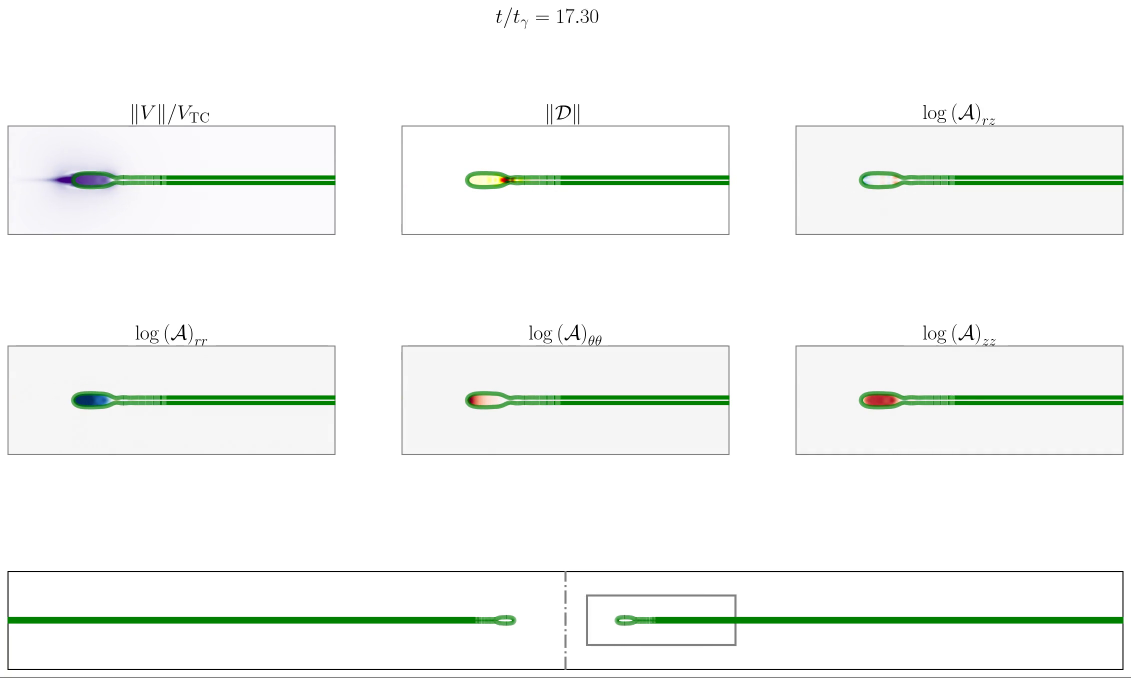
#> input picture figures/illustration-data/taylorculick/source-frame-case3040-t17p30.png, 2262 x 1356 px (shown at 1/2 size)
$ python compose_taylorculick_image.py
#> lines starting #> are read from the running program, lines starting #| are printed output that depends on the picture
#!/usr/bin/env python3
"""Compose a chronological elastic Taylor--Culick simulation sequence.

Each snapshot combines the upper half of the velocity panel with the lower
half of the hoop-conformation panel from the same source frame.  The source
workflow renders identical physical windows on either side of the sheet
mid-plane, so this split retains the geometry and the pixels of both fields.
Colour bars reproduce the normalisations in ``VideoTC_vFinal_v2.py``; field
values are neither inferred nor recomputed.
"""

from __future__ import annotations

import argparse
import hashlib
import os
from dataclasses import dataclass
from pathlib import Path

import matplotlib

matplotlib.use("Agg")
matplotlib.rcParams["font.family"] = "serif"
matplotlib.rcParams["font.serif"] = ["Computer Modern Roman"]
matplotlib.rcParams["axes.unicode_minus"] = False
if os.environ.get("MN5_PLOT_NO_LATEX") == "1":
    matplotlib.rcParams["mathtext.fontset"] = "cm"
else:
    matplotlib.rcParams["text.usetex"] = True
    matplotlib.rcParams["text.latex.preamble"] = r"\usepackage{amsmath}"

import matplotlib.image as mpimg  # noqa: E402
import matplotlib.pyplot as plt  # noqa: E402
import numpy as np  # noqa: E402
from matplotlib.colorbar import ColorbarBase  # noqa: E402
from matplotlib.colors import Normalize  # noqa: E402
from matplotlib.ticker import FuncFormatter  # noqa: E402


ROOT = Path(__file__).resolve().parents[1]
SOURCE_DIR = ROOT / "figures" / "illustration-data" / "taylorculick"
DEFAULT_OUTPUT = ROOT / "figures" / "taylorculick-simulation"

# Pixel bounds in every 2262 x 1356 source frame. These are matched 652 x 215
# interiors of the original plotting axes: the same tip-following physical
# window and pixel scale, with titles and spines excluded.
VELOCITY_CROP = (17, 253, 669, 468)
HOOP_CROP = (805, 693, 1457, 908)
SPLIT_ROW = 108


@dataclass(frozen=True)
class SourceFrame:
    path: str
    index: int
    time: float
    sha256: str


SOURCE_FRAMES = (
    SourceFrame(
        "source-frame-case3040-t17p30.png",
        30,
        17.30,
        "1c65153d84eaa49a1b82ea3455686438bc869ba60eb3bbef0f3ce25ed413b0d9",
    ),
    SourceFrame(
        "source-frame-case3040-t53p30.png",
        90,
        53.30,
        "8f5552477879d59a8e868859ef94ff5249a584a6d25dfe59cd7438649626b5f7",
    ),
    SourceFrame(
        "source-frame-case3040-t74p90.png",
        126,
        74.90,
        "2267cfafaec449d0787fddccdbe3c025e29cbc43972df95993884e0d59a842a8",
    ),
    SourceFrame(
        "source-frame-case3040-t119p30.png",
        200,
        119.30,
        "50ebe8591d50027bda6aea9098fbcf8669815bde8f0f3507ebd06d98347f39eb",
    ),
)


def crop(image, bounds: tuple[int, int, int, int]):
    """Return an exact array slice for ``(left, top, right, bottom)``."""
    left, top, right, bottom = bounds
    return image[top:bottom, left:right]


def load_snapshot(source_dir: Path, source: SourceFrame) -> np.ndarray:
    """Validate one source frame and make its upper/lower field split."""
    path = source_dir / source.path
    if hashlib.sha256(path.read_bytes()).hexdigest() != source.sha256:
        raise ValueError(f"{path}: source-frame checksum mismatch")

    frame = mpimg.imread(path)
#> frame is the input picture: shape (1356, 2262, 3) float32; mean R, G, B 0.961, 0.973, 0.961
    if frame.shape[:2] != (1356, 2262):
        raise ValueError(
            f"{path}: expected the verified 2262 x 1356 frame, "
            f"found {frame.shape[1]} x {frame.shape[0]}"
        )

    velocity = crop(frame, VELOCITY_CROP)
    hoop = crop(frame, HOOP_CROP)
    if velocity.shape != hoop.shape or velocity.shape[:2] != (215, 652):
        raise ValueError(f"{path}: field crops no longer share verified bounds")

    return np.concatenate((velocity[:SPLIT_ROW], hoop[SPLIT_ROW:]), axis=0)


def add_snapshot(fig, rect, pixels: np.ndarray, time: float) -> None:
    """Add one equal-aspect split-field snapshot and its physical time."""
    ax = fig.add_axes(rect)
    ax.imshow(pixels, interpolation="nearest", aspect="equal")
    ax.axhline(SPLIT_ROW - 0.5, color="black", linewidth=0.35)
    ax.set_title(rf"$t/t_\gamma={time:.2f}$", fontsize=10, pad=3)
    ax.set_axis_off()


def math_tick(value: float, _position: int) -> str:
    """Format signed decimal ticks inside math mode with a true minus glyph."""
    return rf"${value:.2f}$"


def add_colourbar(fig, rect, cmap: str, limits, ticks, label: str) -> None:
    ax = fig.add_axes(rect)
    bar = ColorbarBase(
        ax,
        cmap=matplotlib.colormaps[cmap],
        norm=Normalize(*limits),
        orientation="horizontal",
        ticks=ticks,
    )
    bar.ax.set_title(label, fontsize=10, pad=4)
    bar.ax.tick_params(labelsize=9, width=0.8, length=3, pad=2)
    bar.formatter = FuncFormatter(math_tick)
    bar.update_ticks()
    bar.outline.set_linewidth(0.8)


def compose(source_dir: Path, output_stem: Path) -> None:
    """Render the four verified times at the fixed 166 mm document width."""
    snapshots = [load_snapshot(source_dir, source) for source in SOURCE_FRAMES]
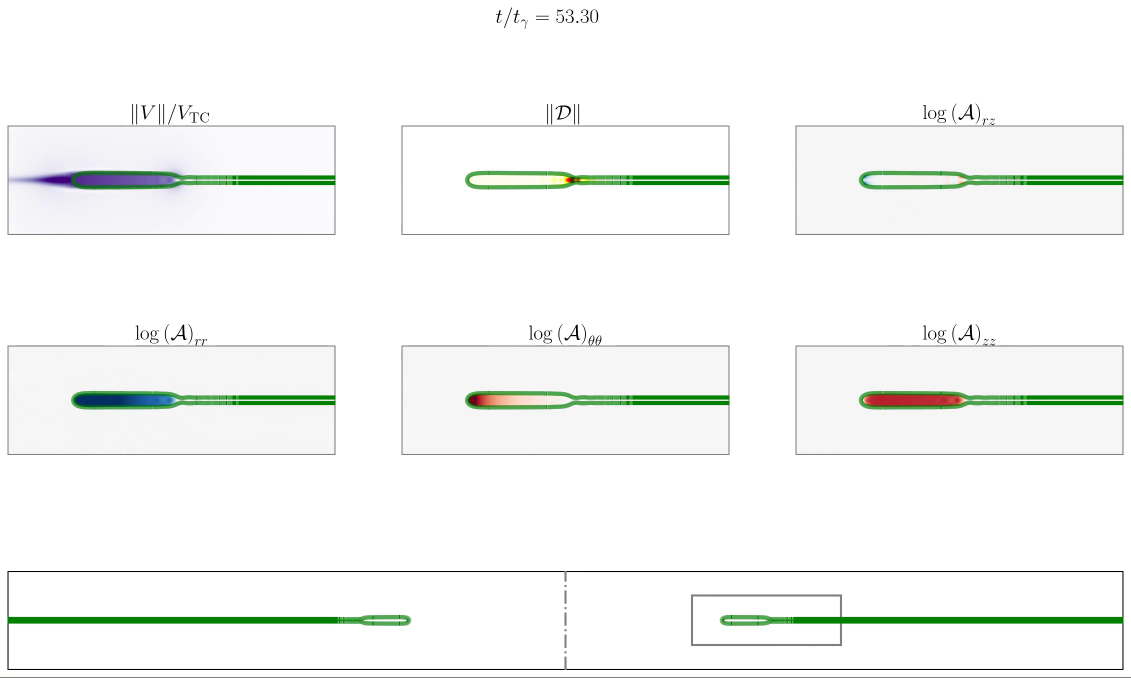
#> input picture figures/illustration-data/taylorculick/source-frame-case3040-t53p30.png, 2262 x 1356 px (shown at 1/2 size)
#> in load_snapshot, frame is the input picture: shape (1356, 2262, 3) float32; mean R, G, B 0.962, 0.971, 0.962
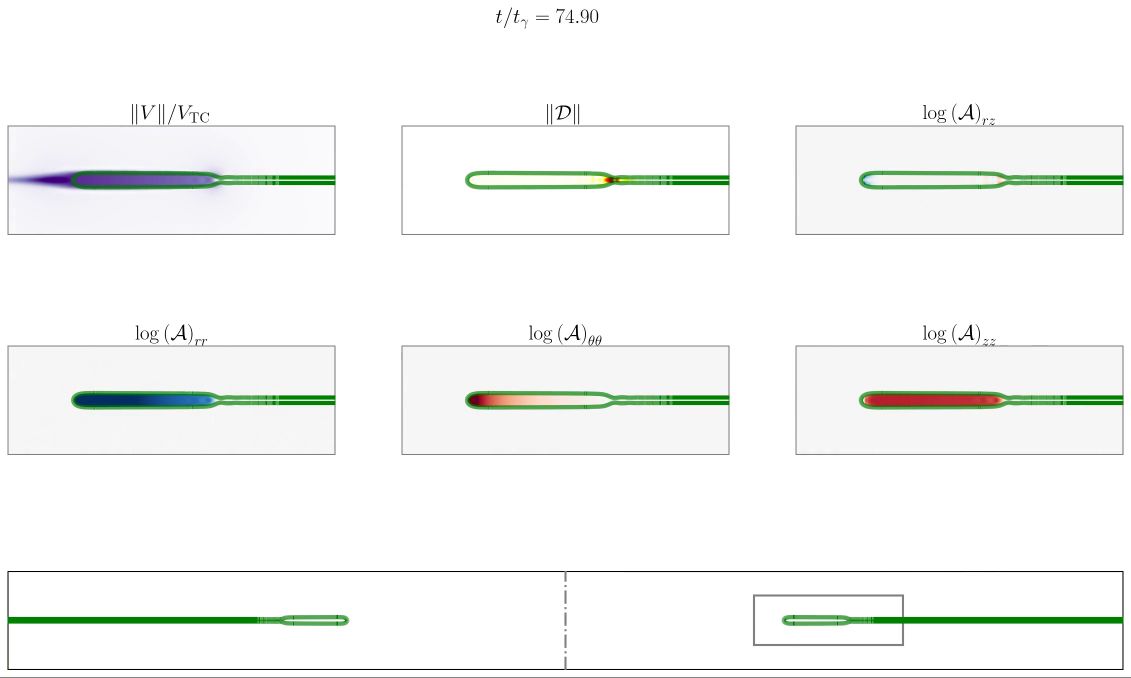
#> input picture figures/illustration-data/taylorculick/source-frame-case3040-t74p90.png, 2262 x 1356 px (shown at 1/2 size)
#> in load_snapshot, frame is the input picture: shape (1356, 2262, 3) float32; mean R, G, B 0.962, 0.97, 0.963
#> in load_snapshot (call 3), `return np.concatenate((velocity[:SPLIT_ROW], hoop[SPLIT_ROW:]), axis=0)`:
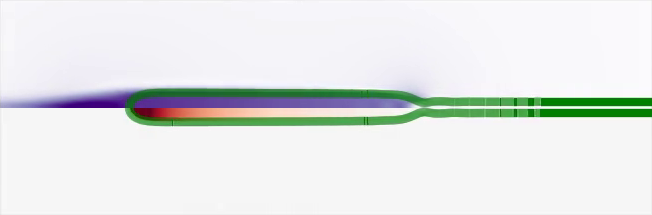
#> returned value: shape (215, 652, 3) float32; mean of channels 0, 1, 2 0.893, 0.907, 0.903; drawn as R, G, B
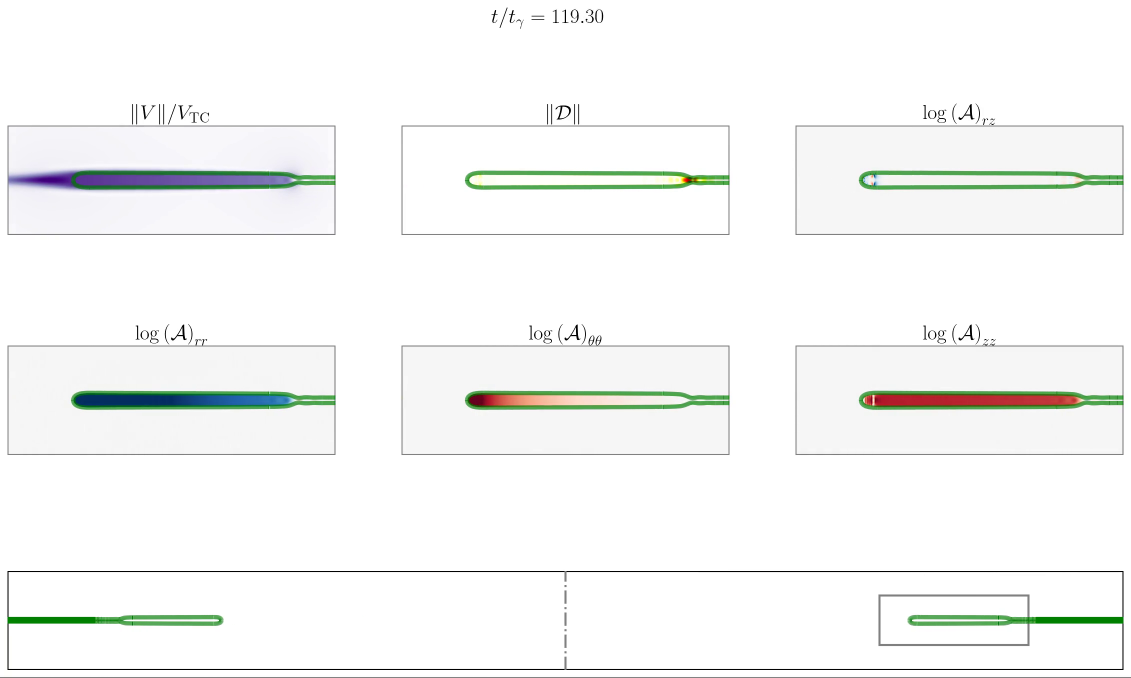
#> input picture figures/illustration-data/taylorculick/source-frame-case3040-t119p30.png, 2262 x 1356 px (shown at 1/2 size)
#> in load_snapshot, frame is the input picture: shape (1356, 2262, 3) float32; mean R, G, B 0.963, 0.968, 0.965
#> in crop (call 7), `return image[top:bottom, left:right]`:
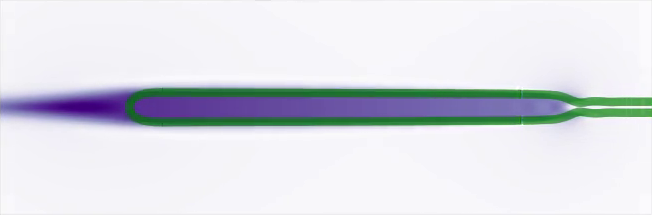
#> returned value: shape (215, 652, 3) float32; mean of channels 0, 1, 2 0.86, 0.869, 0.897; drawn as R, G, B
#> in crop (call 8), `return image[top:bottom, left:right]`:
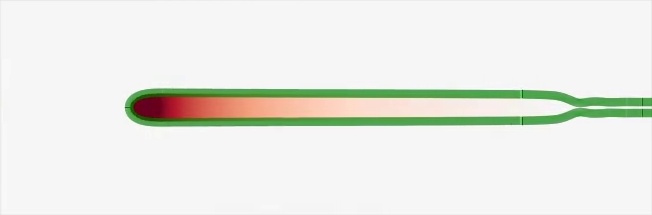
#> returned value: shape (215, 652, 3) float32; mean of channels 0, 1, 2 0.917, 0.924, 0.9; drawn as R, G, B
#> in load_snapshot (call 4), `return np.concatenate((velocity[:SPLIT_ROW], hoop[SPLIT_ROW:]), axis=0)`:
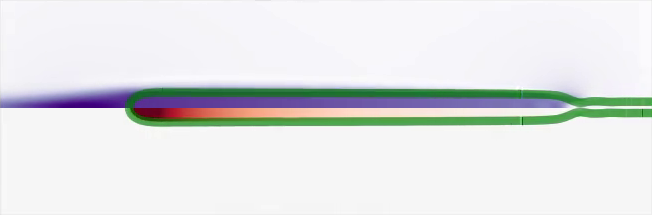
#> returned value: shape (215, 652, 3) float32; mean of channels 0, 1, 2 0.886, 0.894, 0.898; drawn as R, G, B
#> snapshots = 4 items

    width_in = 166.0 / 25.4
    height_in = 90.0 / 25.4
    fig = plt.figure(figsize=(width_in, height_in), facecolor="white")

    panel_width = 0.425
    panel_height = panel_width * width_in / (652.0 / 215.0) / height_in
    positions = (
        (0.050, 0.685),
        (0.525, 0.685),
        (0.050, 0.355),
        (0.525, 0.355),
    )
    for pixels, source, (left, bottom) in zip(
        snapshots, SOURCE_FRAMES, positions, strict=True
    ):
        add_snapshot(
            fig,
            [left, bottom, panel_width, panel_height],
            pixels,
            source.time,
        )
#> this loop made 4 passes
#> (left, bottom) on passes 1 to 4: (0.05, 0.685), (0.525, 0.685), (0.05, 0.355), (0.525, 0.355)

    add_colourbar(
        fig,
        [0.075, 0.165, 0.320, 0.030],
        "Purples",
        (0.0, 0.95),
        (0.0, 0.25, 0.50, 0.75, 0.95),
        r"upper half: $\|\boldsymbol{V}\|/V_{\mathrm{TC}}$",
    )
    add_colourbar(
        fig,
        [0.605, 0.165, 0.320, 0.030],
        "RdBu_r",
        (-0.1, 0.1),
        (-0.1, -0.05, 0.0, 0.05, 0.1),
        r"lower half: $\log(\mathcal{A})_{\theta\theta}$",
    )

    output_stem.parent.mkdir(parents=True, exist_ok=True)
#> (the run stopped early here; a loop or call above may not have finished)
